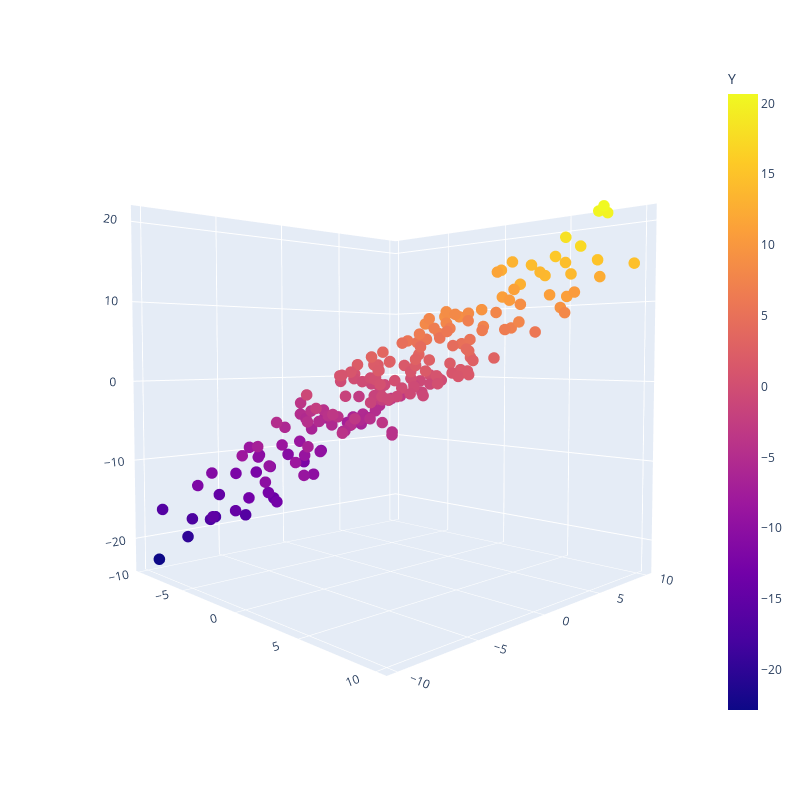

The cell this chart's notebook holds for it:
### Markdown cell above
## Plot $X_1$ vs. $X_2$ vs. $Y$

### Code cell
plot3D(linear_data, x="X1", y="X2", z="Y", color="Y")#, x_title="X1", y_title="X2", z_title="Y")

### Figure 1 — Plotly figure (JSON) as saved in the notebook; plotly's stock layout.template omitted (floating-point values rounded to 4 significant figures; data arrays with more than 128 entries replaced by an {"elided": "..."} marker saying what was removed)
{"data": [{"hovertemplate": "X1=%{x}<br>X2=%{y}<br>Y=%{marker.color}<extra></extra>", "legendgroup": "", "marker": {"color": {"elided": "200 float values"}, "coloraxis": "coloraxis", "size": 4, "symbol": "circle"}, "mode": "markers", "name": "", "scene": "scene", "showlegend": false, "type": "scatter3d", "x": {"elided": "200 float values"}, "y": {"elided": "200 float values"}, "z": {"elided": "200 float values"}}], "layout": {"coloraxis": {"colorbar": {"title": {"text": "Y"}}, "colorscale": [[0, "#0d0887"], [0.1111, "#46039f"], [0.2222, "#7201a8"], [0.3333, "#9c179e"], [0.4444, "#bd3786"], [0.5556, "#d8576b"], [0.6667, "#ed7953"], [0.7778, "#fb9f3a"], [0.8889, "#fdca26"], [1, "#f0f921"]]}, "height": 800, "legend": {"font": {"size": 20}, "itemsizing": "constant", "tracegroupgap": 0, "x": 1, "y": 0.5}, "margin": {"t": 60}, "scene": {"aspectmode": "cube", "aspectratio": {"x": 1, "y": 1, "z": 1}, "camera": {"center": {"x": 0, "y": 0, "z": 0}, "eye": {"x": 1.552, "y": -1.506, "z": 0.09921}, "projection": {"type": "perspective"}, "up": {"x": 0, "y": 0, "z": 1}}, "domain": {"x": [0, 1], "y": [0, 1]}, "xaxis": {"title": {"text": ""}, "type": "linear"}, "yaxis": {"title": {"text": ""}, "type": "linear"}, "zaxis": {"title": {"text": ""}, "type": "linear"}}, "width": 800}}
